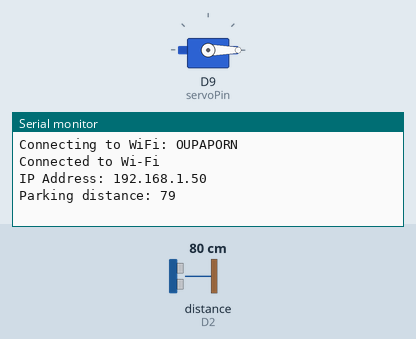
The sketch below on a simulated Arduino Uno R4 WiFi. On the bench: servo, the last lines printed to the serial monitor. Wiring (inferred from the names in the program): ultrasonic range finder: trigger D3; echo D2. Inputs (shaded band) come from the test bench; at power-on: distance to the obstacle (sensor on D2) 80 cm. The echo pulse lasts 58.3 µs per cm; WiFi joins after 1.5 s; servers stay silent unless stated; uploads are accepted with an empty reply.

Above: at 7.7 s.
7.8 s: distance to the obstacle (sensor on D2) set to 2 cm
At 9.1 s:
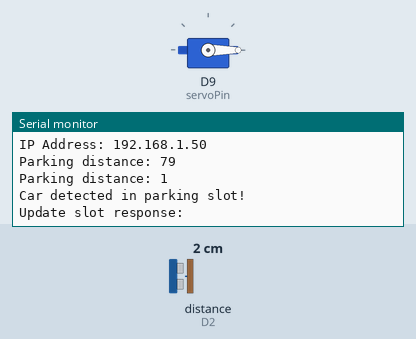
9.6 s: distance to the obstacle (sensor on D2) set to 9 cm
At 10.67 s:
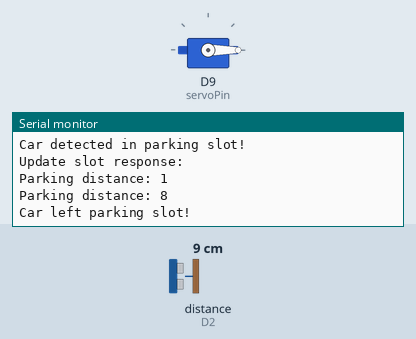
Timing chart, 0 to 12.6 s (numbered marks = the images above; inputs shaded):
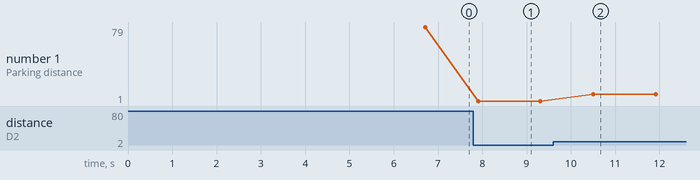

Measured:
- after the input at 7.8 s, the serial monitor: prints a new line after 0.11 s (image 1)
- after the input at 9.6 s, the serial monitor: prints a new line after 0.91 s (image 2)
- plotted number 1: 79 → 1 after the input at 7.8 s, 1 → 8 after the input at 9.6 s

The sketch:

arduino.ino
```cpp
#include <ArduinoJson.h>
#include <WiFiS3.h>
#include <ArduinoHttpClient.h>
#include <Servo.h>

// WiFi settings
const char* ssid = "OUPAPORN";
const char* password = "0814035065";
const char serverAddress[] = "192.168.1.33";
const int port = 5000;

WiFiClient wifi;
HttpClient client = HttpClient(wifi, serverAddress, port);

// Servo
Servo myServo;
const int servoPin = 9;

// HC-SR04 #1 (ตรวจรถออก)
const int trigPin1 = 7;
const int echoPin1 = 6;

// HC-SR04 #2 (ตรวจรถเข้าจอด)
const int trigPin2 = 3;
const int echoPin2 = 2;

// Variables
int status = WL_IDLE_STATUS;
bool servoOpen = false;
bool carParked = false;

void setup() {
  Serial.begin(115200);

  myServo.attach(servoPin);
  myServo.write(0); // Servo ปิดตอนเริ่มต้น

  pinMode(trigPin1, OUTPUT);
  pinMode(echoPin1, INPUT);
  pinMode(trigPin2, OUTPUT);
  pinMode(echoPin2, INPUT);

  while (status != WL_CONNECTED) {
    Serial.print("Connecting to WiFi: ");
    Serial.println(ssid);
    status = WiFi.begin(ssid, password);
    delay(5000);
  }

  Serial.println("\nConnected to Wi-Fi");
  Serial.print("IP Address: ");
  Serial.println(WiFi.localIP());
}

// ฟังก์ชันวัดระยะ (ใช้ได้ทั้งสองเซนเซอร์)
long measureDistance(int trigPin, int echoPin) {
  digitalWrite(trigPin, LOW);
  delayMicroseconds(2);
  digitalWrite(trigPin, HIGH);
  delayMicroseconds(10);
  digitalWrite(trigPin, LOW);

  long duration = pulseIn(echoPin, HIGH);
  long distance = duration * 0.034 / 2; // cm
  return distance;
}

// ฟังก์ชันส่งข้อมูลที่จอดไปยัง Node.js
void updateCarSlot(int slotNumber, int value) {
  StaticJsonDocument<100> doc;
  doc["slot"] = "slot" + String(slotNumber);
  doc["value"] = value;

  String jsonData;
  serializeJson(doc, jsonData);

  client.beginRequest();
  client.post("/api/carSlot");
  client.sendHeader("Content-Type", "application/json");
  client.sendHeader("Content-Length", jsonData.length());
  client.beginBody();
  client.print(jsonData);
  client.endRequest();

  int statusCode = client.responseStatusCode();
  String response = client.responseBody();
  Serial.print("Update slot response: ");
  Serial.println(response);
}

void loop() {
  // อ่านค่าจากเซนเซอร์ตัวแรก (หน้าประตู)
  client.get("/arduino/data");
  int statusCode = client.responseStatusCode();
  String response = client.responseBody();

  if (statusCode == 200) {
    StaticJsonDocument<200> doc;
    DeserializationError error = deserializeJson(doc, response);

    if (!error) {
      bool found = doc["found"];
      if (found && !servoOpen) {
        myServo.write(90); // เปิด Servo
        servoOpen = true;
        Serial.println("Servo opened");
      }
    }
  }

  // เช็คว่ารถออกไปแล้ว (ตัวแรก)
  if (servoOpen) {
    long distance1 = measureDistance(trigPin1, echoPin1);
    if (distance1 > 6) {
      Serial.println("Car left. Closing servo in 3 sec...");
      delay(3000);
      myServo.write(0);
      servoOpen = false;
      Serial.println("Servo closed");
    }
  }


  long distance2 = measureDistance(trigPin2, echoPin2);
  Serial.print("Parking distance: ");
  if (distance2 < 0) {
    Serial.println("timeout");
  } else {
    Serial.println(distance2);
  }


  if (distance2 < 5 && !carParked) {
    Serial.println("Car detected in parking slot!");
    updateCarSlot(1, 1);
    carParked = true;
  }


  if (distance2 > 6 && carParked) {
    Serial.println("Car left parking slot!");
    updateCarSlot(1, 0);
    carParked = false;
  }

  delay(1000);
}
```
